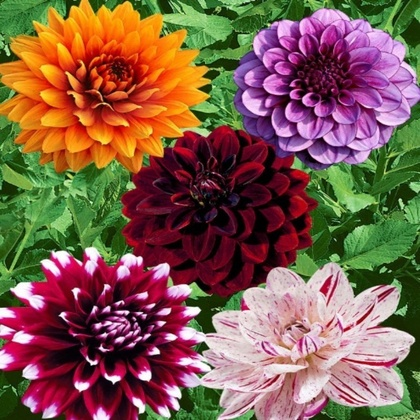
%> input picture cicek.jpg, 420 x 420 px, shrunk from 800 x 800 before the run
$ octave logaritmictransform.m   (GNU Octave 9; MATLAB toolbox functions it lacks are replaced by stand-ins)
%> lines starting %> are read from the running program, lines starting %| are printed output that depends on the picture
%logaritmic transform of an image
%log transform is s = c*log(1+r)
a = imread('C:\Users\bengisu\Desktop\cicek.jpg');
%> a is the input picture: size 420x420x3 uint8; mean R, G, B 129.4, 92.5, 76.6
a = rgb2gray(a); %renkli bir resim ise griye cevirmeliyiz
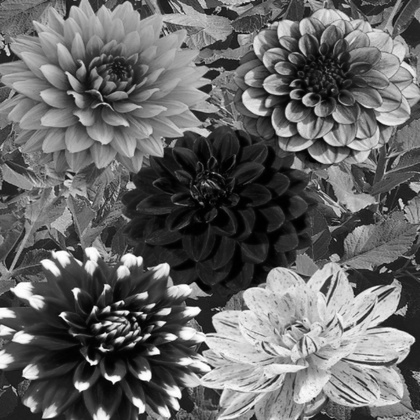
%> a: size 420x420 uint8; min 0, max 255, mean 101.7
adouble = im2double(a);
s = adouble;
[r,m] = size(adouble);
%> r = 420; m = 420
c=5; %if this value becomes larger, the color of the image becomes lighter
for i=1:r
    for j=1:m
        s(i,j) = c*log(1+adouble(i,j));
    end
end
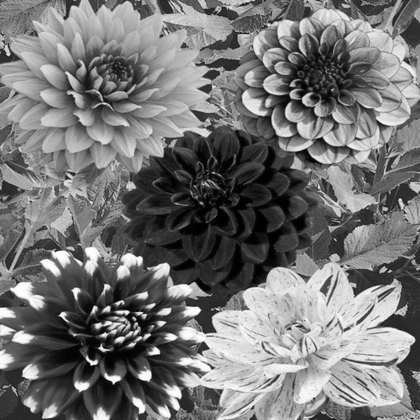
%> s: size 420x420 double; min 0, max 3.47, mean 1.59; drawn with min black and max white
subplot(1,2,1);
imshow(adouble);
title('original');

subplot(1,2,2);
imshow(s);
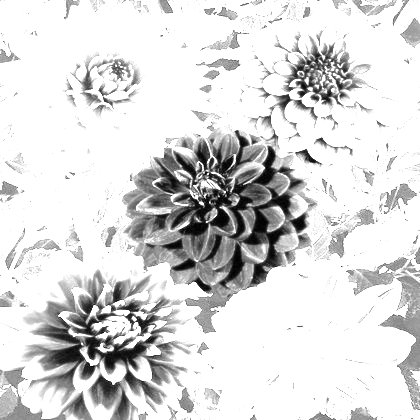
%> displayed picture: size 420x420, on the screen's scale of 0 to 255; min 0, max 255, mean 217.9
title('after logaritmic transform');
